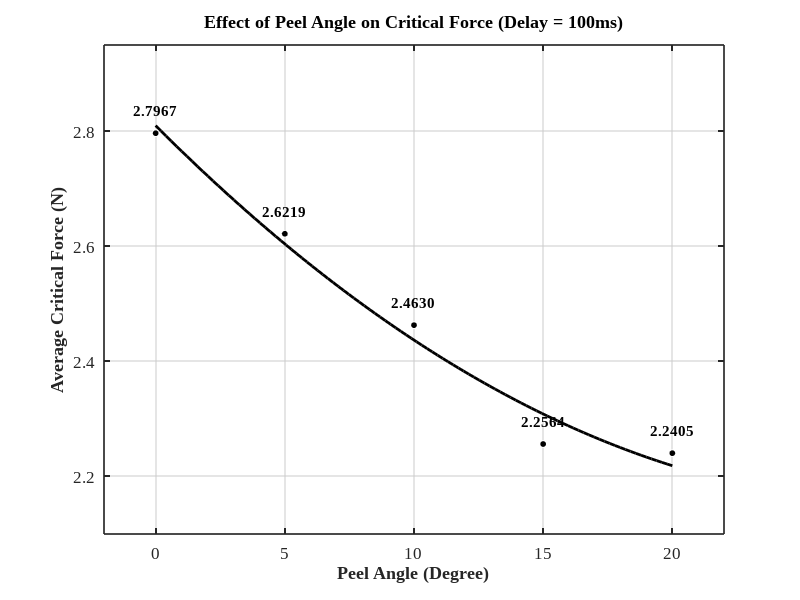

Recreate this plot in MATLAB.
clc; close all; % 保持工作區乾淨

% =======================================================
% 🌟 實驗數據輸入區 (Delay = 100)
% =======================================================
angle = [0, 5, 10, 15, 20];
force = [2.7967, 2.6219, 2.4630, 2.2564, 2.2405];

% =======================================================
% 📊 開始繪製趨勢圖 (黑線 + 曲線擬合)
% =======================================================
fig = figure('Color', 'w', 'Position', [150, 150, 800, 500]);
hold on; grid on;

% 1. 數學曲線擬合 (Curve Fitting - 二次多項式)
% 產生 100 個細密點讓曲線平滑
p = polyfit(angle, force, 2); 
angle_fit = linspace(min(angle), max(angle), 100);
force_fit = polyval(p, angle_fit);

% 2. 繪製「擬合趨勢線」(純黑色粗實線)
plot(angle_fit, force_fit, 'k-', 'LineWidth', 2, 'HandleVisibility', 'off');

% 3. 繪製「真實數據點」(純黑色圓點)
plot(angle, force, 'ko', 'MarkerSize',5, 'MarkerFaceColor', 'k', 'MarkerEdgeColor', 'w');

% 4. 在每個原始數據點的上方加上精確數值標籤
for i = 1:length(angle)
    text(angle(i), force(i) + 0.04, sprintf('%.4f', force(i)), ...
        'FontName', 'Times New Roman', 'FontSize', 11, ...
        'HorizontalAlignment', 'center', 'Color', 'k', 'FontWeight', 'bold');
end

% 5. 設定座標軸範圍與刻度
xlim([-2, 22]);
ylim([2.1, 2.95]); % 稍微拉高一點，避免數字被頂部切到
xticks(0:5:20);   % X軸刻度明確標示 0, 5, 10, 15, 20

% 6. 設定座標軸標籤
xlabel('Peel Angle (Degree)', 'FontName', 'Times New Roman', 'FontSize', 14, 'FontWeight', 'bold');
ylabel('Average Critical Force (N)', 'FontName', 'Times New Roman', 'FontSize', 14, 'FontWeight', 'bold');

% 7. 設定論文級標題
title('Effect of Peel Angle on Critical Force (Delay = 100ms)', ...
    'FontName', 'Times New Roman', 'FontSize', 15, 'FontWeight', 'bold');

% 8. 全域排版微調
set(gca, 'FontName', 'Times New Roman', 'FontSize', 12, 'LineWidth', 1.2, 'TickDir', 'in');
% 將網格線調淡一點，不喧賓奪主
set(gca, 'GridColor', [0.8 0.8 0.8], 'GridAlpha', 0.5); 
box on;
hold off;

% =======================================================
% 💾 自動存檔
% =======================================================
filename = 'Angle_vs_Force_Fitted_Delay100.png';
saveas(fig, filename);

fprintf('--- 📊 趨勢圖繪製完成 ---\n');
fprintf('💾 【儲存成功】已自動儲存高解析度圖表：\n');
fprintf('   👉 檔名：%s\n\n', filename);
